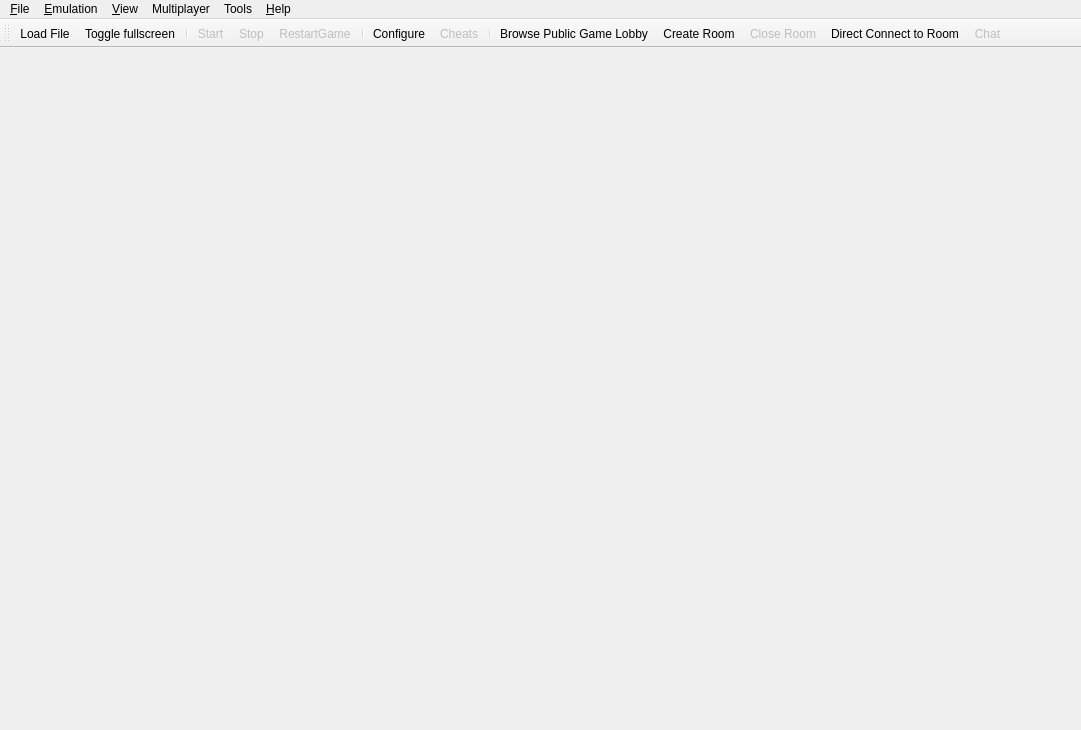
<?xml version="1.0" encoding="UTF-8"?>
<ui version="4.0">
 <class>MainWindow</class>
 <widget class="QMainWindow" name="MainWindow">
  <property name="geometry">
   <rect>
    <x>0</x>
    <y>0</y>
    <width>1081</width>
    <height>730</height>
   </rect>
  </property>
  <property name="windowTitle">
   <string>Citra</string>
  </property>
  <property name="windowIcon">
   <iconset>
    <normaloff>../dist/citra.ico</normaloff>../dist/citra.ico</iconset>
  </property>
  <property name="tabShape">
   <enum>QTabWidget::Rounded</enum>
  </property>
  <property name="dockNestingEnabled">
   <bool>true</bool>
  </property>
  <widget class="QWidget" name="centralwidget">
   <layout class="QHBoxLayout" name="horizontalLayout">
    <property name="leftMargin">
     <number>0</number>
    </property>
    <property name="topMargin">
     <number>0</number>
    </property>
    <property name="rightMargin">
     <number>0</number>
    </property>
    <property name="bottomMargin">
     <number>0</number>
    </property>
   </layout>
  </widget>
  <widget class="QMenuBar" name="menubar">
   <property name="geometry">
    <rect>
     <x>0</x>
     <y>0</y>
     <width>1081</width>
     <height>21</height>
    </rect>
   </property>
   <widget class="QMenu" name="menu_File">
    <property name="title">
     <string>&amp;File</string>
    </property>
    <widget class="QMenu" name="menu_recent_files">
     <property name="title">
      <string>Recent Files</string>
     </property>
    </widget>
    <widget class="QMenu" name="menu_Amiibo">
     <property name="title">
      <string>Amiibo</string>
     </property>
     <addaction name="action_Load_Amiibo"/>
     <addaction name="action_Remove_Amiibo"/>
    </widget>
    <addaction name="action_Load_File"/>
    <addaction name="action_Install_CIA"/>
    <addaction name="separator"/>
    <addaction name="menu_recent_files"/>
    <addaction name="separator"/>
    <addaction name="action_Select_NAND_Directory"/>
    <addaction name="action_Select_SDMC_Directory"/>
    <addaction name="separator"/>
    <addaction name="menu_Amiibo"/>
    <addaction name="separator"/>
    <addaction name="action_Open_Citra_Folder"/>
    <addaction name="separator"/>
    <addaction name="action_Exit"/>
   </widget>
   <widget class="QMenu" name="menu_Emulation">
    <property name="title">
     <string>&amp;Emulation</string>
    </property>
    <addaction name="action_Start"/>
    <addaction name="action_Pause"/>
    <addaction name="action_Stop"/>
    <addaction name="action_Restart"/>
    <addaction name="separator"/>
    <addaction name="action_Report_Compatibility"/>
    <addaction name="separator"/>
    <addaction name="action_Configure"/>
    <addaction name="action_Cheats"/>
   </widget>
   <widget class="QMenu" name="menu_View">
    <property name="title">
     <string>&amp;View</string>
    </property>
    <widget class="QMenu" name="menu_View_Debugging">
     <property name="title">
      <string>Debugging</string>
     </property>
     <addaction name="action_Create_Pica_Surface_Viewer"/>
     <addaction name="separator"/>
    </widget>
    <widget class="QMenu" name="menu_Screen_Layout">
     <property name="title">
      <string>Screen Layout</string>
     </property>
     <addaction name="action_Screen_Layout_Default"/>
     <addaction name="action_Screen_Layout_Single_Screen"/>
     <addaction name="action_Screen_Layout_Medium_Screen"/>
     <addaction name="action_Screen_Layout_Large_Screen"/>
     <addaction name="action_Screen_Layout_Side_by_Side"/>
     <addaction name="separator"/>
     <addaction name="action_Screen_Layout_Upright_Screens"/>
     <addaction name="action_Screen_Layout_Swap_Screens"/>
    </widget>
    <addaction name="action_Fullscreen"/>
    <addaction name="action_Single_Window_Mode"/>
    <addaction name="menu_Screen_Layout"/>
    <addaction name="separator"/>
    <addaction name="action_Display_Dock_Widget_Headers"/>
    <addaction name="action_Show_Filter_Bar"/>
    <addaction name="action_Show_Status_Bar"/>
    <addaction name="action_Show_Toolbar"/>
    <addaction name="separator"/>
    <addaction name="menu_View_Debugging"/>
   </widget>
   <widget class="QMenu" name="menu_Multiplayer">
    <property name="enabled">
     <bool>true</bool>
    </property>
    <property name="title">
     <string>Multiplayer</string>
    </property>
    <addaction name="action_View_Lobby"/>
    <addaction name="action_Start_Room"/>
    <addaction name="action_Connect_To_Room"/>
    <addaction name="separator"/>
    <addaction name="action_Show_Room"/>
    <addaction name="action_Leave_Room"/>
   </widget>
   <widget class="QMenu" name="menu_Tools">
    <property name="title">
     <string>Tools</string>
    </property>
    <widget class="QMenu" name="menu_Movie">
     <property name="title">
      <string>Movie</string>
     </property>
     <addaction name="action_Record_Movie"/>
     <addaction name="action_Play_Movie"/>
     <addaction name="action_Stop_Recording_Playback"/>
    </widget>
    <widget class="QMenu" name="menu_Frame_Advance">
     <property name="title">
      <string>Frame Advance</string>
     </property>
     <addaction name="action_Enable_Frame_Advancing"/>
     <addaction name="action_Advance_Frame"/>
    </widget>
    <addaction name="menu_Movie"/>
    <addaction name="menu_Frame_Advance"/>
    <addaction name="separator"/>
    <addaction name="action_Capture_Screenshot"/>
    <addaction name="action_Dump_Video"/>
   </widget>
   <widget class="QMenu" name="menu_Help">
    <property name="title">
     <string>&amp;Help</string>
    </property>
    <addaction name="action_Check_For_Updates"/>
    <addaction name="action_Open_Maintenance_Tool"/>
    <addaction name="separator"/>
    <addaction name="action_FAQ"/>
    <addaction name="action_About"/>
   </widget>
   <addaction name="menu_File"/>
   <addaction name="menu_Emulation"/>
   <addaction name="menu_View"/>
   <addaction name="menu_Multiplayer"/>
   <addaction name="menu_Tools"/>
   <addaction name="menu_Help"/>
  </widget>
    <widget class="QToolBar" name="toolbar">
      <property name="enabled">
        <bool>true</bool>
      </property>
      <property name="windowTitle">
        <string>Toolbar</string>
      </property>
      <property name="iconSize">
        <size>
          <width>35</width>
          <height>30</height>
        </size>
      </property>
      <property name="floatable">
        <bool>false</bool>
      </property>
      <attribute name="toolBarArea">
        <enum>TopToolBarArea</enum>
     </attribute>
      <attribute name="toolBarBreak">
        <bool>false</bool>
      </attribute>
      <addaction name="action_Toolbar_Load_File"/>
      <addaction name="action_Toolbar_Toggle_Fullscreen"/>
      <addaction name="separator"/>
      <addaction name="action_Toolbar_Start_Pause"/>
      <addaction name="action_Toolbar_Stop"/>
      <addaction name="action_Toolbar_Restart"/>
      <addaction name="separator"/>
      <addaction name="action_Toolbar_Configure"/>
      <addaction name="action_Toolbar_Cheats"/>
      <addaction name="separator"/>
      <addaction name="action_Toolbar_View_Lobby"/>
      <addaction name="action_Toolbar_Start_Room"/>
      <addaction name="action_Toolbar_Stop_Room"/>
      <addaction name="action_Toolbar_Connect_To_Room"/>
      <addaction name="action_Toolbar_Chat"/>
    </widget>
  <action name="action_Load_File">
   <property name="text">
    <string>Load File...</string>
   </property>
  </action>
  <action name="action_Install_CIA">
   <property name="text">
    <string>Install CIA...</string>
   </property>
  </action>
  <action name="action_Exit">
   <property name="text">
    <string>E&amp;xit</string>
   </property>
  </action>
  <action name="action_Start">
   <property name="enabled">
    <bool>false</bool>
   </property>
   <property name="text">
    <string>&amp;Start</string>
   </property>
  </action>
  <action name="action_Pause">
   <property name="enabled">
    <bool>false</bool>
   </property>
   <property name="text">
    <string>&amp;Pause</string>
   </property>
  </action>
  <action name="action_Stop">
   <property name="enabled">
    <bool>false</bool>
   </property>
   <property name="text">
    <string>&amp;Stop</string>
   </property>
  </action>
  <action name="action_Restart">
   <property name="enabled">
    <bool>false</bool>
   </property>
   <property name="text">
    <string>&amp;Restart</string>
   </property>
  </action>
  <action name="action_FAQ">
   <property name="text">
    <string>FAQ</string>
   </property>
  </action>
  <action name="action_About">
   <property name="text">
    <string>About Citra</string>
   </property>
  </action>
  <action name="action_Single_Window_Mode">
   <property name="checkable">
    <bool>true</bool>
   </property>
   <property name="text">
    <string>Single Window Mode</string>
   </property>
  </action>
  <action name="action_Configure">
   <property name="text">
    <string>Configure...</string>
   </property>
  </action>
  <action name="action_Cheats">
   <property name="text">
    <string>Cheats...</string>
   </property>
  </action>
  <action name="action_Display_Dock_Widget_Headers">
   <property name="checkable">
    <bool>true</bool>
   </property>
   <property name="text">
    <string>Display Dock Widget Headers</string>
   </property>
  </action>
  <action name="action_Show_Filter_Bar">
   <property name="checkable">
    <bool>true</bool>
   </property>
   <property name="text">
    <string>Show Filter Bar</string>
   </property>
  </action>
  <action name="action_Show_Status_Bar">
   <property name="checkable">
    <bool>true</bool>
   </property>
   <property name="text">
    <string>Show Status Bar</string>
   </property>
  </action>
  <action name="action_Show_Toolbar">
   <property name="checkable">
    <bool>true</bool>
   </property>
   <property name="text">
    <string>Show Tool Bar</string>
   </property>
  </action>
  <action name="action_Create_Pica_Surface_Viewer">
   <property name="text">
    <string>Create Pica Surface Viewer</string>
   </property>
  </action>
  <action name="action_Record_Movie">
   <property name="enabled">
    <bool>true</bool>
   </property>
   <property name="text">
    <string>Record Movie</string>
   </property>
  </action>
  <action name="action_Play_Movie">
   <property name="enabled">
    <bool>true</bool>
   </property>
   <property name="text">
    <string>Play Movie</string>
   </property>
  </action>
  <action name="action_Stop_Recording_Playback">
   <property name="enabled">
    <bool>false</bool>
   </property>
   <property name="text">
    <string>Stop Recording / Playback</string>
   </property>
  </action>
  <action name="action_Enable_Frame_Advancing">
   <property name="checkable">
    <bool>true</bool>
   </property>
   <property name="enabled">
    <bool>false</bool>
   </property>
   <property name="text">
    <string>Enable Frame Advancing</string>
   </property>
  </action>
  <action name="action_Advance_Frame">
   <property name="enabled">
    <bool>false</bool>
   </property>
   <property name="text">
    <string>Advance Frame</string>
   </property>
  </action>
  <action name="action_Capture_Screenshot">
   <property name="enabled">
    <bool>false</bool>
   </property>
   <property name="text">
    <string>Capture Screenshot</string>
   </property>
  </action>
  <action name="action_Dump_Video">
   <property name="checkable">
    <bool>true</bool>
   </property>
   <property name="text">
    <string>Dump Video</string>
   </property>
  </action>
  <action name="action_View_Lobby">
   <property name="enabled">
    <bool>true</bool>
   </property>
   <property name="text">
    <string>Browse Public Game Lobby</string>
   </property>
  </action>
  <action name="action_Start_Room">
   <property name="enabled">
    <bool>true</bool>
   </property>
   <property name="text">
    <string>Create Room</string>
   </property>
  </action>
  <action name="action_Leave_Room">
   <property name="enabled">
    <bool>false</bool>
   </property>
   <property name="text">
    <string>Leave Room</string>
   </property>
  </action>
  <action name="action_Connect_To_Room">
   <property name="text">
    <string>Direct Connect to Room</string>
   </property>
  </action>
  <action name="action_Show_Room">
   <property name="enabled">
    <bool>false</bool>
   </property>
   <property name="text">
    <string>Show Current Room</string>
   </property>
  </action>
  <action name="action_Fullscreen">
   <property name="checkable">
    <bool>true</bool>
   </property>
   <property name="text">
    <string>Fullscreen</string>
   </property>
  </action>
    <action name="action_Toolbar_Load_File">
      <property name="icon">
        <iconset resource="../../dist/toolbar_icons/toolbar_icons.qrc">
          <normaloff>:/toolbar_icons/rc/load_file.png</normaloff>:/toolbar_icons/rc/load_file.png
        </iconset>
      </property>
      <property name="text">
        <string>Load File...</string>
      </property>
      <property name="toolTip">
        <string>Load File </string>
      </property>
    </action>
    <action name="action_Toolbar_Toggle_Fullscreen">
      <property name="icon">
        <iconset resource="../../dist/toolbar_icons/toolbar_icons.qrc">
          <normaloff>:/toolbar_icons/rc/fullscreen.png</normaloff>:/toolbar_icons/rc/fullscreen.png
        </iconset>
      </property>
      <property name="text">
        <string>Toggle fullscreen</string>
      </property>
      <property name="toolTip">
        <string>Toggle fullscreen</string>
      </property>
    </action>
    <action name="action_Toolbar_Start_Pause">
      <property name="enabled">
        <bool>false</bool>
      </property>
      <property name="icon">
        <iconset resource="../../dist/toolbar_icons/toolbar_icons.qrc">
          <normaloff>:/toolbar_icons/rc/start.png</normaloff>:/toolbar_icons/rc/start.png
        </iconset>
      </property>
      <property name="text">
        <string>Start</string>
      </property>
      <property name="toolTip">
        <string>Start emulation</string>
      </property>
    </action>
    <action name="action_Toolbar_Stop">
      <property name="enabled">
        <bool>false</bool>
      </property>
      <property name="icon">
        <iconset resource="../../dist/toolbar_icons/toolbar_icons.qrc">
          <normaloff>:/toolbar_icons/rc/stop.png</normaloff>:/toolbar_icons/rc/stop.png
        </iconset>
      </property>
      <property name="text">
        <string>Stop</string>
      </property>
      <property name="toolTip">
        <string>Stop emulation</string>
      </property>
    </action>
    <action name="action_Toolbar_Restart">
      <property name="enabled">
        <bool>false</bool>
      </property>
      <property name="icon">
        <iconset resource="../../dist/toolbar_icons/toolbar_icons.qrc">
          <normaloff>:/toolbar_icons/rc/reset.png</normaloff>:/toolbar_icons/rc/reset.png
        </iconset>
      </property>
      <property name="text">
        <string>RestartGame</string>
      </property>
      <property name="toolTip">
        <string>Restart Game</string>
      </property>
    </action>
    <action name="action_Toolbar_Configure">
      <property name="enabled">
        <bool>true</bool>
      </property>
      <property name="icon">
        <iconset resource="../../dist/toolbar_icons/toolbar_icons.qrc">
          <normaloff>:/toolbar_icons/rc/configure.png</normaloff>:/toolbar_icons/rc/configure.png
        </iconset>
      </property>
      <property name="text">
        <string>Configure</string>
      </property>
      <property name="toolTip">
        <string>Configure</string>
      </property>
    </action>
    <action name="action_Toolbar_Cheats">
      <property name="enabled">
        <bool>false</bool>
      </property>
      <property name="icon">
        <iconset resource="../../dist/toolbar_icons/toolbar_icons.qrc">
          <normaloff>:/toolbar_icons/rc/cheats.png</normaloff>:/toolbar_icons/rc/cheats.png
        </iconset>
      </property>
      <property name="text">
        <string>Cheats</string>
      </property>
      <property name="toolTip">
        <string>Cheats</string>
      </property>
    </action>
    <action name="action_Toolbar_View_Lobby">
      <property name="enabled">
        <bool>true</bool>
      </property>
      <property name="icon">
        <iconset resource="../../dist/toolbar_icons/toolbar_icons.qrc">
          <normaloff>:/toolbar_icons/rc/Lobby.png</normaloff>:/toolbar_icons/rc/Lobby.png
        </iconset>
      </property>
      <property name="text">
        <string>Browse Public Game Lobby</string>
      </property>
      <property name="toolTip">
        <string>Browse Public Game Lobby</string>
      </property>
    </action>
    <action name="action_Toolbar_Start_Room">
      <property name="enabled">
        <bool>true</bool>
      </property>
      <property name="icon">
        <iconset resource="../../dist/toolbar_icons/toolbar_icons.qrc">
          <normaloff>:/toolbar_icons/rc/open.png</normaloff>:/toolbar_icons/rc/open.png
        </iconset>
      </property>
      <property name="text">
        <string>Create Room</string>
      </property>
      <property name="toolTip">
        <string>Create Room</string>
      </property>
    </action>
    <action name="action_Toolbar_Stop_Room">
      <property name="enabled">
        <bool>false</bool>
      </property>
      <property name="icon">
        <iconset resource="../../dist/toolbar_icons/toolbar_icons.qrc">
          <normaloff>:/toolbar_icons/rc/close.png</normaloff>:/toolbar_icons/rc/close.png
        </iconset>
      </property>
      <property name="text">
        <string>Close Room</string>
      </property>
      <property name="toolTip">
        <string>Close Room</string>
      </property>
    </action>
    <action name="action_Toolbar_Connect_To_Room">
      <property name="enabled">
        <bool>true</bool>
      </property>
      <property name="icon">
        <iconset resource="../../dist/toolbar_icons/toolbar_icons.qrc">
          <normaloff>:/toolbar_icons/rc/direct.png</normaloff>:/toolbar_icons/rc/direct.png
        </iconset>
      </property>
      <property name="text">
        <string>Direct Connect to Room</string>
      </property>
      <property name="toolTip">
        <string>Direct Connect to Room</string>
      </property>
    </action>
    <action name="action_Toolbar_Chat">
      <property name="enabled">
        <bool>false</bool>
      </property>
      <property name="icon">
        <iconset resource="../../dist/toolbar_icons/toolbar_icons.qrc">
          <normaloff>:/toolbar_icons/rc/chat.png</normaloff>:/toolbar_icons/rc/chat.png
        </iconset>
      </property>
      <property name="text">
        <string>Chat</string>
      </property>
      <property name="toolTip">
        <string>Chat</string>
      </property>
    </action>
  <action name="action_Open_Maintenance_Tool">
   <property name="text">
    <string>Modify Citra Install</string>
   </property>
   <property name="toolTip">
    <string>Opens the maintenance tool to modify your Citra installation</string>
   </property>
  </action>
  <action name="action_Screen_Layout_Default">
   <property name="checkable">
    <bool>true</bool>
   </property>
   <property name="text">
    <string>Default</string>
   </property>
  </action>
  <action name="action_Screen_Layout_Single_Screen">
   <property name="checkable">
    <bool>true</bool>
   </property>
   <property name="text">
    <string>Single Screen</string>
   </property>
  </action>
  <action name="action_Screen_Layout_Medium_Screen">
   <property name="checkable">
    <bool>true</bool>
   </property>
   <property name="text">
    <string>Medium Screen</string>
   </property>
  </action>
  <action name="action_Screen_Layout_Large_Screen">
   <property name="checkable">
    <bool>true</bool>
   </property>
   <property name="text">
    <string>Large Screen</string>
   </property>
  </action>
  <action name="action_Screen_Layout_Side_by_Side">
   <property name="checkable">
    <bool>true</bool>
   </property>
   <property name="text">
    <string>Side by Side</string>
   </property>
  </action>
  <action name="action_Screen_Layout_Swap_Screens">
   <property name="checkable">
    <bool>true</bool>
   </property>
   <property name="text">
    <string>Swap Screens</string>
   </property>
  </action>
  <action name="action_Screen_Layout_Upright_Screens">
   <property name="checkable">
    <bool>true</bool>
   </property>
   <property name="text">
    <string>Rotate Upright</string>
   </property>
  </action>
  <action name="action_Check_For_Updates">
   <property name="text">
    <string>Check for Updates</string>
   </property>
  </action>
  <action name="action_Report_Compatibility">
   <property name="enabled">
    <bool>false</bool>
   </property>
   <property name="text">
    <string>Report Compatibility</string>
   </property>
   <property name="visible">
    <bool>false</bool>
   </property>
  </action>
  <action name="action_Restart">
   <property name="enabled">
    <bool>false</bool>
   </property>
   <property name="text">
    <string>Restart</string>
   </property>
  </action>
  <action name="action_Load_Amiibo">
   <property name="enabled">
    <bool>false</bool>
   </property>
   <property name="text">
    <string>Load...</string>
   </property>
  </action>
  <action name="action_Remove_Amiibo">
   <property name="enabled">
    <bool>false</bool>
   </property>
   <property name="text">
    <string>Remove</string>
   </property>
  </action>
  <action name="action_Open_Citra_Folder">
   <property name="text">
    <string>Open Citra Folder</string>
   </property>
  </action>
  <action name="action_Select_NAND_Directory">
    <property name="text">
      <string>Select NAND Directory...</string>
    </property>
    <property name="toolTip">
      <string>Selects a folder to use as the root of the emulated NAND</string>
    </property>
  </action>
  <action name="action_Select_SDMC_Directory">
    <property name="text">
      <string>Select SD Card Directory...</string>
    </property>
    <property name="toolTip">
      <string>Selects a folder to use as the root of the emulated SD card</string>
    </property>
  </action>
 </widget>
 <resources>
  <include location="../../dist/toolbar_icons/toolbar_icons.qrc"/>
 </resources>
 <connections/>
</ui>
